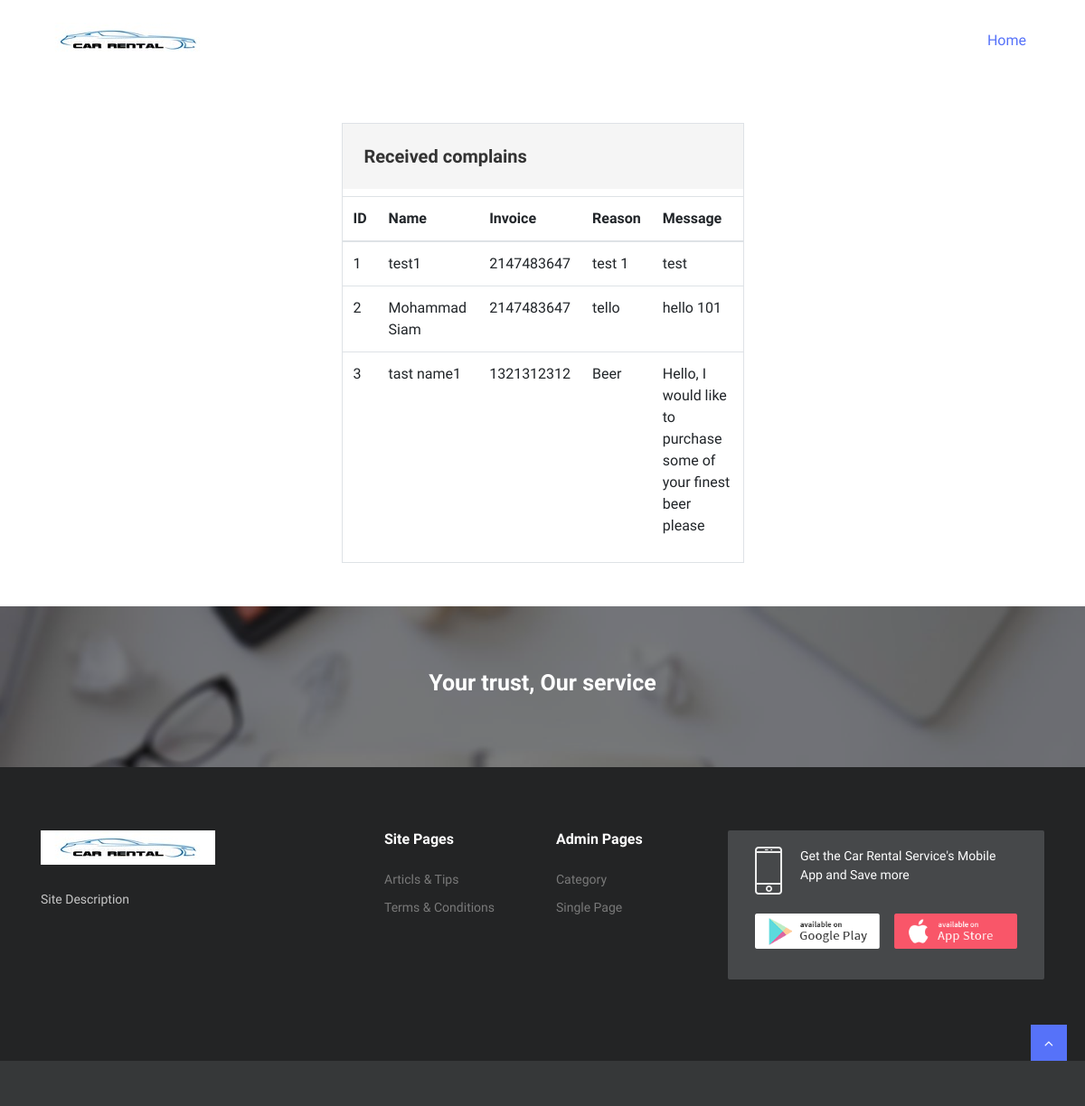
The page /complains_admin.php (signed in) on the database its author committed.
### tables this page shows
CREATE TABLE `complain` (
  `id` int(11) NOT NULL,
  `name` varchar(30) NOT NULL,
  `email` varchar(35) NOT NULL,
  `invoice` int(12) NOT NULL,
  `reason` varchar(120) NOT NULL,
  `message` varchar(300) NOT NULL
);

### complains_admin.php (the view, shortened to what this page needs)
<!DOCTYPE html>
<html lang="en">
<head>
  <link rel="stylesheet" href="plugins/bootstrap/css/bootstrap.min.css">
  <link rel="stylesheet" href="plugins/bootstrap/css/bootstrap-slider.css">
  <link href="plugins/font-awesome/css/font-awesome.min.css" rel="stylesheet">
  <link href="plugins/slick-carousel/slick/slick.css" rel="stylesheet">
  <link href="plugins/slick-carousel/slick/slick-theme.css" rel="stylesheet">
  <link href="plugins/fancybox/jquery.fancybox.pack.css" rel="stylesheet">
  <link href="plugins/jquery-nice-select/css/nice-select.css" rel="stylesheet">
  <link href="css/style.css" rel="stylesheet">
</head>
<body class="body-wrapper">
<section>
	<div class="container">
		<div class="row">
			<div class="col-md-12">
				<nav class="navbar navbar-expand-lg navbar-light navigation">
					<a class="navbar-brand" href="index.php">
						<img src="images/logo.png" alt="">
					</a>
					<div class="collapse navbar-collapse" id="navbarSupportedContent">
						<ul class="navbar-nav ml-auto main-nav ">
							<li class="nav-item active">
								<a class="nav-link" href="index.php">Home</a>
							</li>
						</ul>
					</div>
				</nav>
			</div>
		</div>
	</div>
</section>
<section class="login py-5 border-top-1">
    <div class="container">
        <div class="row justify-content-center">
            <div class="col-lg-5 col-md-8 align-item-center">
                <div class="border">
                    <h3 class="bg-gray p-4">Received complains</h3>
                        <fieldset class="p-0">
                        <table class="table">
                        <thead>
                          <tr>
                            <th scope="col">ID</th>
                            <th scope="col">Name</th>
                            <th scope="col">Invoice</th>
                            <th scope="col">Reason</th>
                            <th scope="col">Message</th>
                          </tr>
                        </thead>
                          <?php
                          $conn = mysqli_connect("localhost","root","","crs");
                          $sql="SELECT id,name,invoice,reason,message FROM complain";
                          $result = $conn->query($sql);
                          if($result->num_rows>0){
                            while($row=$result->fetch_assoc()){
                              echo"<tr>
                              <td scope='row'>".$row["id"]."</td>
                              <td scope='row'>".$row["name"]."</td>
                              <td scope='row'>".$row["invoice"]."</td>
                              <td scope='row'>".$row["reason"]."</td>
                              <td scope='row'>".$row["message"]."</td></tr>";
                            }
                            echo "</table>";
                          }
                          else{
                            "0 results";
                          }
                          ?>
                        </fieldset>
                </div>
            </div>
        </div>
    </div>
</section>
<section class="call-to-action overly bg-3 section-sm">
	<div class="container">
		<div class="row justify-content-md-center text-center">
			<div class="col-md-8">
				<div class="content-holder">
					<h2>Your trust, Our service</h2>
				</div>
			</div>
		</div>
	</div>
</section>
<footer class="footer section section-sm">
  <div class="container">
    <div class="row">
      <div class="col-lg-3 col-md-7 offset-md-1 offset-lg-0">
        <div class="block about">
          <img src="images/logo-footer.png" alt="">
          <p class="alt-color">Site Description</p>
        </div>
      </div>
      <div class="col-lg-2 offset-lg-1 col-md-3">
        <div class="block">
          <h4>Site Pages</h4>
          <ul>
            <li><a href="#">Articls & Tips</a></li>
            <li><a href="terms-condition.html">Terms & Conditions</a></li>
          </ul>
        </div>
      </div>
      <div class="col-lg-2 col-md-3 offset-md-1 offset-lg-0">
        <div class="block">
          <h4>Admin Pages</h4>
          <ul>
            <li><a href="category.html">Category</a></li>
            <li><a href="single.html">Single Page</a></li>
          </ul>
        </div>
      </div>
      <div class="col-lg-4 col-md-7">
        <div class="block-2 app-promotion">
          <div class="mobile d-flex">
            <a href="">
              <img src="images/footer/phone-icon.png" alt="mobile-icon">
            </a>
            <p>Get the Car Rental Service's Mobile App and Save more</p>
          </div>
          <div class="download-btn d-flex my-3">
            <a href="#"><img src="images/apps/google-play-store.png" class="img-fluid" alt=""></a>
            <a href="#" class=" ml-3"><img src="images/apps/apple-app-store.png" class="img-fluid" alt=""></a>
          </div>
        </div>
      </div>
    </div>
  </div>
</footer>
<footer class="footer-bottom">
  <div class="top-to">
    <a id="top" class="" href="#"><i class="fa fa-angle-up"></i></a>
  </div>
</footer>
</body>
</html>

### css/style.css (style rules this page uses)
body { line-height: 1.5; font-family: "Muli", sans-serif; }
p, li, input, select, button { font-family: "Muli", sans-serif; color: #666; font-size: 14px; font-weight: 400; }
h1, h2, h3, h4, h5, h6 { font-family: "Muli", sans-serif; font-weight: 600; color: #333; }
p { color: #666; }
h2 { font-size: 25px; }
h3 { font-size: 20px; }
h4 { font-size: 18px; }
p { color: #888; }
ol, ul { margin: 0; padding: 0; list-style: none; }
a { transition: all .3s ease-in 0s; color: #000; }
.section { padding: 100px 0; }
.section-sm { padding: 70px 0; }
.overly { position: relative; }
.overly:before { content: ''; background: rgba(0, 0, 0, 0.51); position: absolute; top: 0; left: 0; right: 0; bottom: 0; }
.alt-color { color: #c7c7c7; }
.bg-gray { background: #F5F5F5; }
.bg-3 { background: url(../images/call-to-action/cta-background.jpg); background-repeat: no-repeat; background-size: cover; }
.navigation { padding: 20px 0; }
.navigation .navbar-nav { text-align: center; }
.main-nav .nav-item .nav-link { font-size: 16px; line-height: 43px; padding: 0 20px; }
.main-nav .nav-item.active .nav-link { color: #5672f9; }
.call-to-action .content-holder h2 { color: #fff; font-weight: 600; }
.footer { background: #232425; }
.footer .block h4 { color: #fff; font-size: 16px; margin-bottom: 25px; }
.footer .block.about img { margin-bottom: 25px; }
.footer .block.about p { line-height: 26px; }
.footer .block ul li { margin-bottom: 10px; }
.footer .block ul li a { display: block; font-size: 14px; color: #797979; }
.footer .block-2 { padding: 18px 30px; background: #46484A; border-radius: 2px; }
.footer .block-2.app-promotion { margin-bottom: 20px; }
.footer .block-2.app-promotion p { margin-left: 20px; color: #fff; }
.footer-bottom { position: relative; background: #363839; padding: 25px 0; }
.top-to { position: absolute; right: 20px; bottom: 50px; display: flex; justify-content: center; }
.top-to a { width: 40px; height: 40px; background: #5672f9; color: #fff; display: flex; justify-content: center; }
.top-to a i { line-height: 40px; }

### rows shown on the page
complain: id "1", name "test1", invoice "2147483647", reason "test 1", message "test"
complain: id "2", name "Mohammad Siam", invoice "2147483647", reason "tello", message "hello 101"
complain: id "3", name "tast name1", invoice "1321312312", reason "Beer", message "Hello, I would like to purchase some of your finest beer please"
